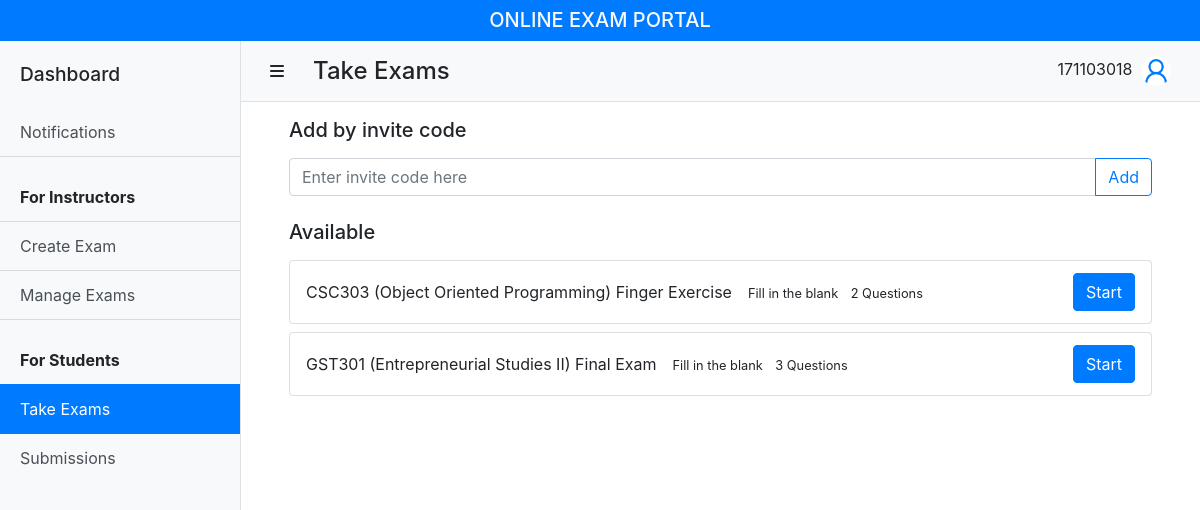
The page /take-exams/index.php (signed in) on the database its author committed.
### tables this page shows
CREATE TABLE `exam` (
  `exam_id` int(11) NOT NULL,
  `instructor_id` varchar(16) NOT NULL,
  `course_code` varchar(8) NOT NULL,
  `title` varchar(45) NOT NULL,
  `type_id` int(11) NOT NULL,
  `no_of_questions` int(11) NOT NULL,
  `status_id` int(11) NOT NULL DEFAULT 1,
  `invite_prefix` varchar(5) NOT NULL,
  `total_mark` float NOT NULL
);

CREATE TABLE `course` (
  `course_code` varchar(8) NOT NULL,
  `course_name` varchar(256) NOT NULL
);

CREATE TABLE `exam_type` (
  `type_id` int(11) NOT NULL,
  `value` varchar(45) NOT NULL
);

### connect.php (called while the page is built, shortened)
<?php
function pluralSuffix($count) {
  return $count == 1 ? '' : 's';
}

### take-exams/index.php (the view, shortened to what this page needs)
<?php
require_once '../connect.php';
$userID = $_SESSION['userID'];
?>
<!DOCTYPE html>
<html lang="en">
<head>
  <link rel="stylesheet" href="https://stackpath.bootstrapcdn.com/bootstrap/4.4.1/css/bootstrap.min.css">
  <link href="../css/simple-sidebar.css" rel="stylesheet">
</head>
<?php
$sql = "SELECT e.*, c.course_name, t.value AS type
  FROM `exam` AS e
  INNER JOIN `course` AS c ON c.course_code = e.course_code
  INNER JOIN exam_type AS t ON t.type_id = e.type_id
  INNER JOIN exam_assignment AS a ON e.exam_id = a.exam_id
  WHERE e.status_id = 1 AND a.assignee_id = ? AND a.status_id = 3
  ORDER BY e.exam_id DESC";
$stmt = $conn->prepare($sql);
$stmt->bind_param('s', $userID);
$stmt->execute();
$result = $stmt->get_result();
function getDestPage($examTypeID) {
  $destPage = '';
  switch ($examTypeID) {
    case 2: $destPage = 'fill-exam.php'; break;
  }
  return $destPage;
}
?>
<body>
  <?php include '../components/_header.php' ?>
  <div class="d-flex" id="wrapper">
    <?php require '../components/_sidebar.php' ?>
    <div id="page-content-wrapper">
      <?php require '../components/_navbar.php' ?>
      <div class="container py-3 px-5">
        <section id="addByInviteCode" class="mb-4">
          <h5 class="mb-3">Add by invite code</h5>
          <div class="input-group mb-3">
            <input type="text" class="form-control" id="inviteCode" placeholder="Enter invite code here" aria-label="Enter invite code here" aria-describedby="addBtn">
            <div class="input-group-append">
              <button class="btn btn-outline-primary" type="button" id="addBtn">Add</button>
            </div>
          </div>
        </section>
        <section id="availableExams">
          <h5 class="mb-3">Available</h5>
          <ul class="list-unstyled">
            <?php
              if ($result->num_rows > 0) {
                while ($exam = $result->fetch_assoc()) {
                  echo "
                  <li class='card my-2'>
                    <div class='card-body py-2 px-3 d-flex flex-column flex-md-row justify-content-between'>
                      <div class='d-flex flex-column flex-xl-row align-items-xl-center'>
                        <span class='mr-md-3'>{$exam['course_code']} ({$exam['course_name']}) {$exam['title']}</span>
                        <span>
                          <small class='mr-2'>{$exam['type']}</small>
                          <small>{$exam['no_of_questions']} Question". pluralSuffix($exam['no_of_questions']) ."</small>
                        </span>
                      </div>
                      <div class='mt-2 mt-md-0'>
                        <a href='". getDestPage($exam['type_id']) . "?examID={$exam['exam_id']}' class='btn btn-primary d-md-block d-xl-inline-block my-1'>Start</a>
                      </div>
                    </div>
                  </li>
                  ";
                }
              }
            ?>
          </ul>
        </section>
      </div>
    </div>
  </div>
</body>
</html>

### css/simple-sidebar.css (style rules this page uses)
body { overflow-x: hidden; }
#page-content-wrapper { min-width: 100vw; }
@media (min-width: 992px) { #page-content-wrapper { min-width: 0; width: 100%; } }

### rows shown on the page
exam: course_code "CSC303", course_code.course_name "Object Oriented Programming", title "Finger Exercise", type.value "Fill in the blank", no_of_questions "2", no_of_questions "s"
exam: course_code "GST301", course_code.course_name "Entrepreneurial Studies II", title "Final Exam", type.value "Fill in the blank", no_of_questions "3", no_of_questions "s"

### other values the page prints
$userID "171103018"
